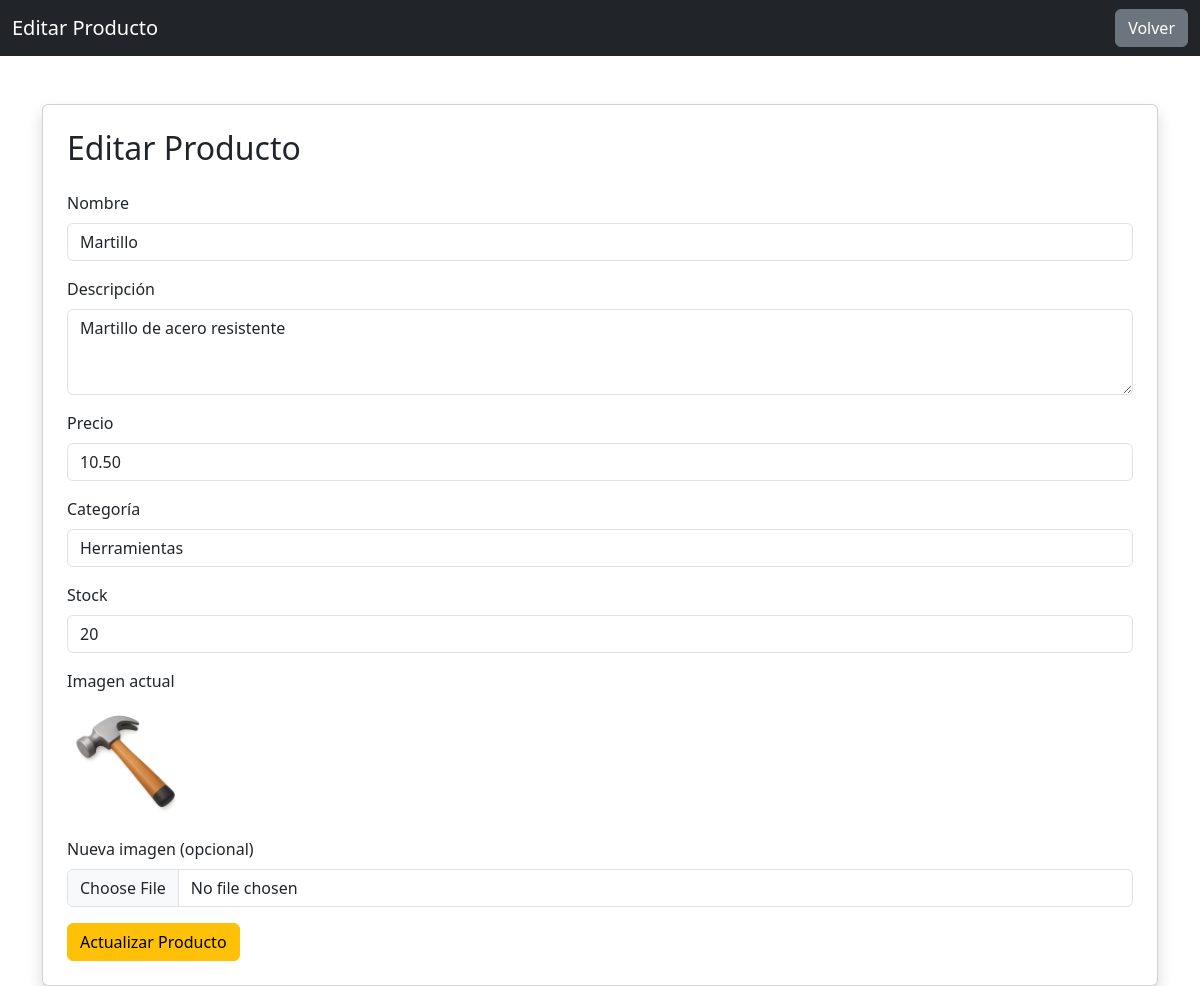
Page /admin/editar-producto.php?id=1 (signed in) on the committed database.
### tables this page shows
CREATE TABLE `productos` (
  `id` int(11) NOT NULL,
  `nombre` varchar(100) DEFAULT NULL,
  `descripcion` text DEFAULT NULL,
  `precio` decimal(10,2) DEFAULT NULL,
  `categoria` varchar(50) DEFAULT NULL,
  `stock` int(11) DEFAULT NULL,
  `imagen` varchar(255) DEFAULT NULL,
  `imagen2` varchar(255) DEFAULT NULL
);

### admin/editar-producto.php (the view, shortened to what this page needs)
<?php
include("../php/conexion.php");
$id = $_GET['id'];
$sql = "SELECT * FROM productos WHERE id = ?";
$stmt = $conn->prepare($sql);
$stmt->bind_param("i", $id);
$stmt->execute();
$resultado = $stmt->get_result();
$producto = $resultado->fetch_assoc();
?>
<!DOCTYPE html>
<html lang="en">
<head>
    <link
    href="https://cdn.jsdelivr.net/npm/bootstrap@5.3.8/dist/css/bootstrap.min.css" rel="stylesheet">
</head>
<body>
    <nav class="navbar navbar-dark bg-dark">
        <div class="container-fluid">
            <span class="navbar-brand"> Editar Producto </span>
            <a href="ver-productos.php" class="btn btn-secondary"> Volver </a>
        </div>
    </nav>
    <div class="container mt-5">
        <div class="card shadow p-4">
            <h2 class="mb-4">Editar Producto</h2>
            <form method="POST" action="../php/editar-producto.php" enctype="multipart/form-data">
                <div class="mb-3">
                    <label class="form-label">Nombre</label>
                    <input type="text" name="nombre" class="form-control" value="<?php echo $producto['nombre']; ?>" required>
                </div>
                <div class="mb-3">
                    <label class="form-label">Descripción</label>
                    <textarea name="descripcion" class="form-control" rows="3" required><?php echo $producto['descripcion']; ?></textarea>
                </div>
                <div class="mb-3">
                    <label class="form-label">Precio</label>
                    <input type="number" step="0.01" name="precio" class="form-control" value="<?php echo $producto['precio']; ?>" required>
                </div>
                <div class="mb-3">
                    <label class="form-label">Categoría</label>
                    <input type="text" name="categoria" class="form-control" value="<?php echo $producto['categoria']; ?>" required>
                </div>
                <div class="mb-3">
                    <label class="form-label">Stock</label>
                    <input type="number" name="stock" class="form-control" value="<?php echo $producto['stock']; ?>" required>
                </div>
                <div class="mb-3">
                    <label class="form-label"> Imagen actual </label> <br>
                    <img src="../img/productos/<?php echo $producto['imagen']; ?>" width="120">
                </div>
                <div class="mb-3">
                    <label class="form-label"> Nueva imagen (opcional) </label>
                    <input type="file" name="imagen" class="form-control">
                </div>
                <button type="submit" class="btn btn-warning"> Actualizar Producto </button>
            </form>
        </div>
    </div>
</body>
</html>

### rows in the picture
productos: nombre "Martillo", descripcion "Martillo de acero resistente", precio "10.50", categoria "Herramientas", stock "20", imagen (picture)
